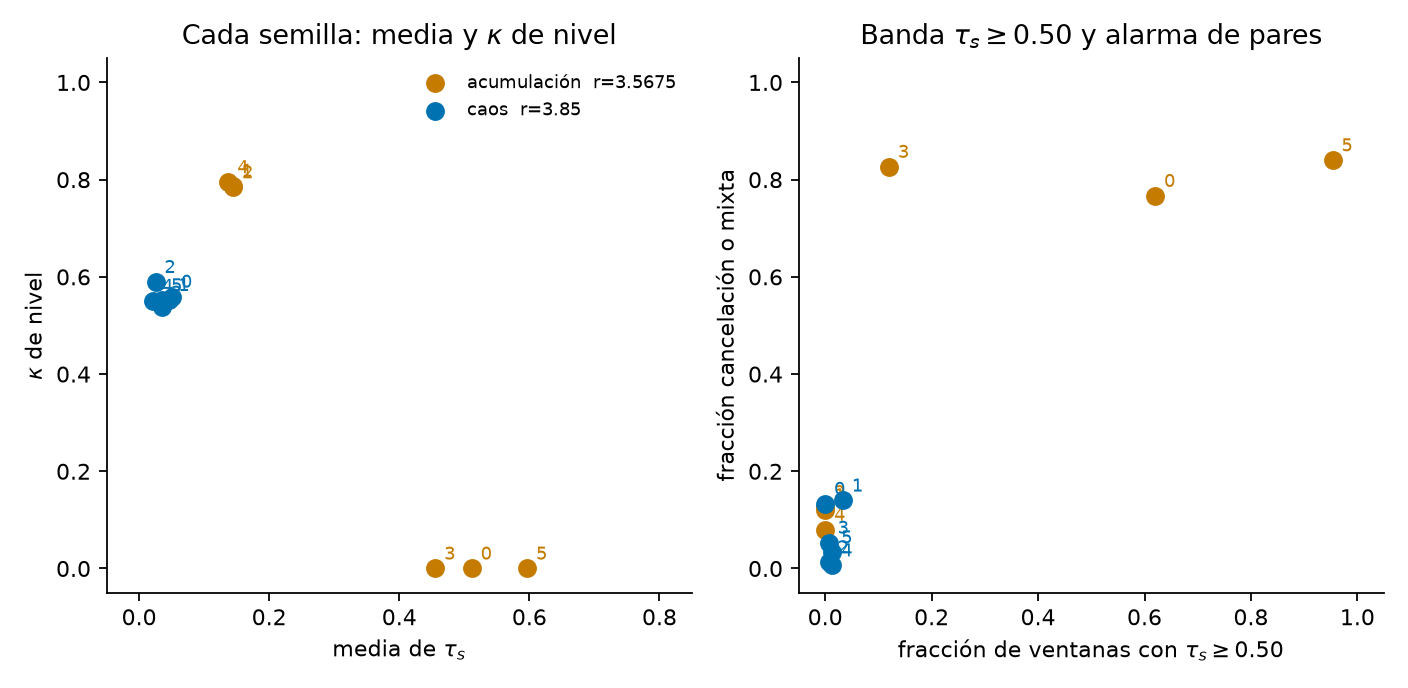

This chart was generated by the following Python code:
"""Cancellation channel on the published coupled-logistic cascade.

Generator body copied from Fundacion_RECD/scripts/cascade_r_sweep.py
(logistic_coupled). Same constants as the excess3 accumulation note:
four maps, epsilon 0.05, noise 0.003, burn-in 400, 2200 steps,
seed = 10000 + int(r * 10000) + k * 17, k = 0..5.

r = 3.5675 is the accumulation station of that note.
r = 3.85 is the developed-chaos station of that note.
"""
from __future__ import annotations

import csv
import sys
from pathlib import Path

import matplotlib

matplotlib.use("Agg")
import matplotlib.pyplot as plt
import numpy as np

ROOT = Path(__file__).resolve().parents[1]
sys.path.insert(0, str(ROOT / "src"))

from systemictau_cancellation import cancellation_channel, decompose
from systemictau_cancellation.tau import all_pairs, tau_b_matrix

OUT_PNG = Path(__file__).resolve().parent / "cascade_channel.png"
OUT_CSV = Path(__file__).resolve().parent / "cascade_channel.csv"

STATIONS = (
    ("acumulación", 3.5675),
    ("caos", 3.85),
)
WINDOW = 13
N_CAL = 19
N_STEPS = 2200
BURN_IN = 400


def logistic_coupled(n_steps, n_comp=4, r=3.8, coupling=0.05, noise=0.003, seed=0, burn_in=400):
    """Diffusive weakly coupled logistic maps. Same recurrence as the note."""
    rng = np.random.default_rng(seed)
    X = np.zeros((n_steps + burn_in, n_comp))
    X[0] = rng.uniform(0.2, 0.8, n_comp)
    eps = coupling
    for t in range(1, n_steps + burn_in):
        f = r * X[t - 1] * (1.0 - X[t - 1])
        mean_others = (f.sum() - f) / max(n_comp - 1, 1)
        X[t] = (1.0 - eps) * f + eps * mean_others
        if noise > 0:
            X[t] += rng.normal(0.0, noise, n_comp)
        X[t] = np.clip(X[t], 0.0, 1.0)
    return X[burn_in:]


def seed_for(r: float, k: int) -> int:
    return 10_000 + int(float(r) * 10_000) + int(k) * 17


def level_split(X: np.ndarray, window: int, stride: int) -> dict:
    """Kappa of the pairwise taus themselves, baseline 0.

    This is the stationary reading of the same identity. The channel's
    kappa is the kappa of the change away from the calibration block.
    """
    pairs = all_pairs(X.shape[1])
    ends = np.arange(window - 1, X.shape[0], stride)
    tau_s = []
    D = []
    kappa = []
    for end in ends:
        block = X[end - window + 1:end + 1].T
        tau, _ = tau_b_matrix(block)
        part = decompose(tau[pairs[:, 0], pairs[:, 1]])
        tau_s.append(part["dbar"])
        D.append(part["D"])
        kappa.append(part["kappa"])
    return {
        "level_tau_s": float(np.mean(tau_s)),
        "level_abs_pair": float(np.mean(D)),
        "level_kappa": float(np.nanmean(kappa)),
    }


def one(r: float, k: int) -> dict:
    seed = seed_for(r, k)
    X = logistic_coupled(
        n_steps=N_STEPS, n_comp=4, r=r, coupling=0.05, noise=0.003,
        seed=seed, burn_in=BURN_IN,
    )
    out = cancellation_channel(X, window=WINDOW, stride=WINDOW, n_cal=N_CAL, alpha=0.05)
    mon = out.monitoring_mask()
    modes, counts = np.unique(out.mode[mon], return_counts=True)
    mix = {str(a): int(b) for a, b in zip(modes, counts)}
    n_mon = int(mon.sum())
    row = {
        "r": r,
        "k": k,
        "seed": seed,
        "n_monitoring": n_mon,
        "mean_tau_s": float(np.mean(out.tau_s[mon])),
        "mean_abs_tau_s": float(np.mean(np.abs(out.tau_s[mon]))),
        "mean_abs_dbar": float(np.mean(np.abs(out.dbar[mon]))),
        "mean_D": float(np.mean(out.D[mon])),
        "mean_kappa_change": float(np.nanmean(out.kappa[mon])),
        "n_quiet": mix.get("quiet", 0),
        "n_coherent": mix.get("coherent", 0),
        "n_cancellation": mix.get("cancellation", 0),
        "n_mixed": mix.get("mixed", 0),
    }
    row.update(level_split(X, WINDOW, WINDOW))
    tau = out.tau_s[mon]
    mode = out.mode[mon]
    row["frac_tau_ge_050"] = float(np.mean(tau >= 0.50))
    row["frac_tau_below_041"] = float(np.mean(np.abs(tau) < 0.41))
    row["frac_cancel_or_mixed"] = float(np.mean(np.isin(mode, ["cancellation", "mixed"])))
    gap = np.max(np.abs(out.D[mon] - (np.abs(out.dbar[mon]) + out.C[mon])))
    if gap > 1e-9:
        raise SystemExit(f"identity gap {gap} at r={r} k={k}")
    return row


def main():
    rows = []
    for _name, r in STATIONS:
        for k in range(6):
            row = one(r, k)
            rows.append(row)
            print(
                f"r={r:.4f} k={k} seed={row['seed']}  "
                f"tau_s={row['mean_tau_s']:+.3f}  |par|={row['level_abs_pair']:.3f}  "
                f"κ_nivel={row['level_kappa']:.3f}  "
                f"D_cambio={row['mean_D']:.3f}  κ_cambio={row['mean_kappa_change']:.3f}  "
                f"quiet {row['n_quiet']}/{row['n_monitoring']}  "
                f"coh {row['n_coherent']}  can {row['n_cancellation']}  mix {row['n_mixed']}"
            )

    fields = list(rows[0].keys())
    with OUT_CSV.open("w", newline="") as f:
        writer = csv.DictWriter(f, fieldnames=fields)
        writer.writeheader()
        writer.writerows(rows)

    fig, axes = plt.subplots(1, 2, figsize=(8.8, 4.3))
    palette = {"acumulación": "#C47B00", "caos": "#0072B2"}
    ax = axes[0]
    for name, r in STATIONS:
        group = [row for row in rows if row["r"] == r]
        ax.scatter(
            [row["mean_tau_s"] for row in group],
            [row["level_kappa"] for row in group],
            s=56, color=palette[name], label=f"{name}  r={r}", zorder=3,
        )
        for row in group:
            ax.annotate(str(row["k"]), (row["mean_tau_s"], row["level_kappa"]),
                        textcoords="offset points", xytext=(4, 4), fontsize=8, color=palette[name])
    ax.set_xlabel(r"media de $\tau_s$")
    ax.set_ylabel(r"$\kappa$ de nivel")
    ax.set_xlim(-0.05, 0.85)
    ax.set_ylim(-0.05, 1.05)
    ax.legend(frameon=False, fontsize=8)
    ax.set_title(r"Cada semilla: media y $\kappa$ de nivel")

    ax = axes[1]
    for name, r in STATIONS:
        group = [row for row in rows if row["r"] == r]
        ax.scatter(
            [row["frac_tau_ge_050"] for row in group],
            [row["frac_cancel_or_mixed"] for row in group],
            s=56, color=palette[name], zorder=3,
        )
        for row in group:
            ax.annotate(str(row["k"]), (row["frac_tau_ge_050"], row["frac_cancel_or_mixed"]),
                        textcoords="offset points", xytext=(4, 4), fontsize=8, color=palette[name])
    ax.set_xlabel(r"fracción de ventanas con $\tau_s \geq 0.50$")
    ax.set_ylabel("fracción cancelación o mixta")
    ax.set_xlim(-0.05, 1.05)
    ax.set_ylim(-0.05, 1.05)
    ax.set_title(r"Banda $\tau_s \geq 0.50$ y alarma de pares")
    for axis in axes:
        axis.spines["top"].set_visible(False)
        axis.spines["right"].set_visible(False)
    fig.tight_layout()
    fig.savefig(OUT_PNG, dpi=160)
    print(f"\nfigura: {OUT_PNG}")
    print(f"tabla:  {OUT_CSV}")


if __name__ == "__main__":
    main()
